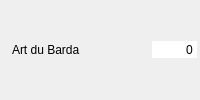
       <widget class="QWidget" name="widget_barda" native="true">
        <property name="minimumSize">
         <size>
          <width>200</width>
          <height>26</height>
         </size>
        </property>
        <layout class="QHBoxLayout" name="horizontalLayout_12">
         <property name="spacing">
          <number>2</number>
         </property>
         <property name="leftMargin">
          <number>3</number>
         </property>
         <property name="topMargin">
          <number>3</number>
         </property>
         <property name="rightMargin">
          <number>3</number>
         </property>
         <property name="bottomMargin">
          <number>3</number>
         </property>
         <item>
          <widget class="QLabel" name="label_23">
           <property name="text">
            <string/>
           </property>
           <property name="pixmap">
            <pixmap resource="../../resources/resources.qrc">:/images/Aptitudes/barda.png</pixmap>
           </property>
          </widget>
         </item>
         <item>
          <widget class="QLabel" name="label_barda">
           <property name="text">
            <string>Art du Barda</string>
           </property>
          </widget>
         </item>
         <item>
          <spacer name="horizontalSpacer_13">
           <property name="orientation">
            <enum>Qt::Horizontal</enum>
           </property>
           <property name="sizeHint" stdset="0">
            <size>
             <width>37</width>
             <height>12</height>
            </size>
           </property>
          </spacer>
         </item>
         <item>
          <widget class="QSpinBox" name="sp_barda">
           <property name="focusPolicy">
            <enum>Qt::NoFocus</enum>
           </property>
           <property name="autoFillBackground">
            <bool>true</bool>
           </property>
           <property name="frame">
            <bool>false</bool>
           </property>
           <property name="alignment">
            <set>Qt::AlignRight|Qt::AlignTrailing|Qt::AlignVCenter</set>
           </property>
           <property name="buttonSymbols">
            <enum>QAbstractSpinBox::NoButtons</enum>
           </property>
           <property name="suffix">
            <string/>
           </property>
           <property name="maximum">
            <number>9999999</number>
           </property>
           <property name="stepType">
            <enum>QAbstractSpinBox::DefaultStepType</enum>
           </property>
          </widget>
         </item>
        </layout>
       </widget>
